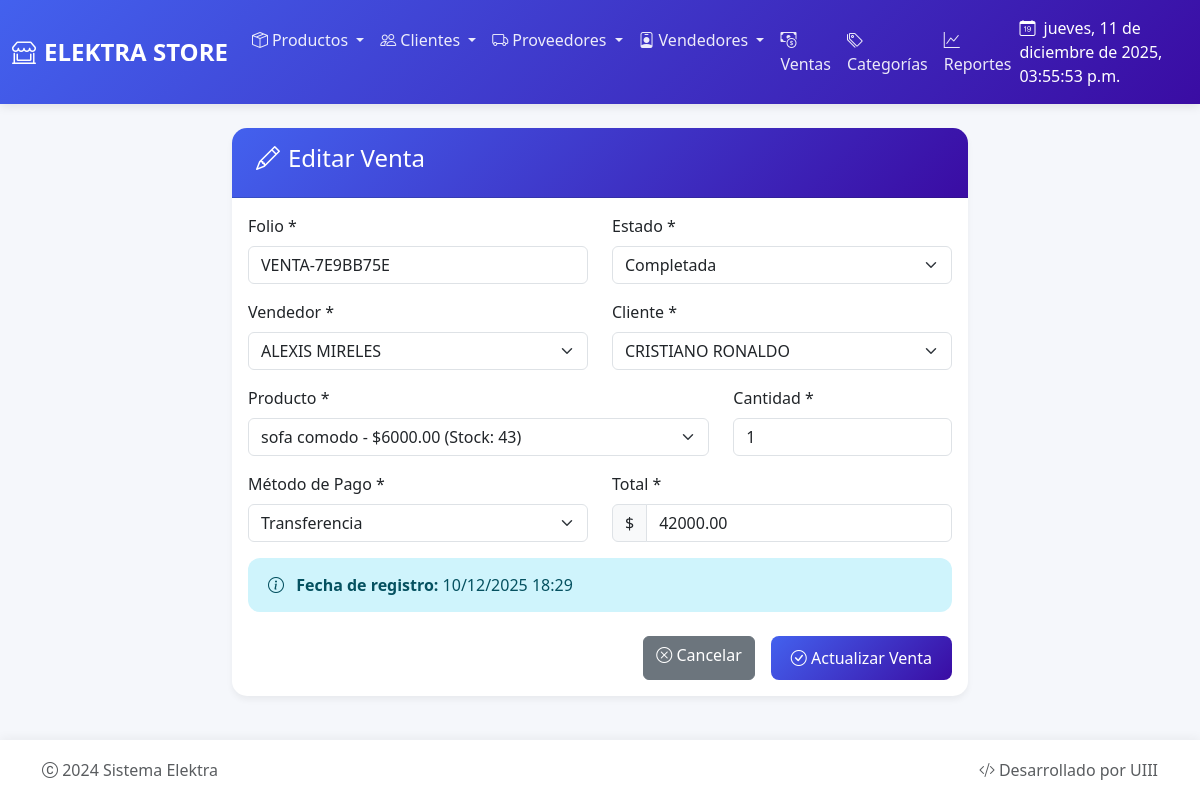
The page /ventas/actualizar/2/ on the database its author committed.
### app_Elektra/models.py (models this page shows, shortened)
class Venta(models.Model):
    folio = models.CharField(max_length=50, unique=True)
    fecha_venta = models.DateTimeField(default=timezone.now)
    total = models.DecimalField(max_digits=10, decimal_places=2)
    metodo_pago = models.CharField(max_length=50)
    estado = models.CharField(max_length=50)
    vendedor = models.ForeignKey(Vendedor, on_delete=models.SET_NULL, null=True)
    producto = models.ForeignKey(Producto, on_delete=models.CASCADE)
    cliente = models.ForeignKey(Cliente, on_delete=models.CASCADE)
    notas = models.TextField(blank=True, null=True)
    fecha_creacion = models.DateTimeField(auto_now_add=True)
    fecha_actualizacion = models.DateTimeField(auto_now=True)
    class Meta:
        ordering = ['-fecha_venta']
        verbose_name = 'Venta'
        verbose_name_plural = 'Ventas'

class Vendedor(models.Model):
    nombre = models.CharField(max_length=100)
    telefono = models.CharField(max_length=20)
    email = models.EmailField(max_length=100, unique=True)
    foto = models.ImageField(
        upload_to='vendedores/',
        null=True,
        blank=True,
        default='vendedores/default_vendedor.png',
        verbose_name='Foto del vendedor'
    )
    fecha_contratacion = models.DateField(default=timezone.now)
    activo = models.BooleanField(default=True)
    fecha_creacion = models.DateTimeField(auto_now_add=True)
    fecha_actualizacion = models.DateTimeField(auto_now=True)
    class Meta:
        ordering = ['nombre']
        verbose_name = 'Vendedor'
        verbose_name_plural = 'Vendedores'

class Cliente(models.Model):
    nombre = models.CharField(max_length=120)
    telefono = models.CharField(max_length=20)
    email = models.EmailField(max_length=100, unique=True)
    direccion = models.TextField()
    foto = models.ImageField(
        upload_to='clientes/',
        null=True,
        blank=True,
        default='clientes/default_cliente.png',
        verbose_name='Foto del cliente'
    )
    tipo_cliente = models.CharField(
        max_length=20,
        choices=[
            ('regular', 'Cliente Regular'),
            ('premium', 'Cliente Premium'),
            ('corporativo', 'Cliente Corporativo'),
        ],
        default='regular'
    )
    fecha_registro = models.DateTimeField(auto_now_add=True)
    fecha_actualizacion = models.DateTimeField(auto_now=True)
    class Meta:
        ordering = ['nombre']
        verbose_name = 'Cliente'
        verbose_name_plural = 'Clientes'

class Producto(models.Model):
    nombre_producto = models.CharField(max_length=120)
    categoria = models.ForeignKey(Categoria, on_delete=models.CASCADE, related_name="productos")
    precio = models.DecimalField(max_digits=10, decimal_places=2)
    stock = models.IntegerField()
    descripcion = models.TextField()
    proveedor = models.ForeignKey(Proveedor, on_delete=models.CASCADE, related_name="productos")
    sku = models.CharField(max_length=50, unique=True)
    imagen = models.ImageField(
        upload_to='productos/',
        null=True,
        blank=True,
        default='productos/default_producto.png',
        verbose_name='Imagen del producto'
    )
    fecha_creacion = models.DateTimeField(auto_now_add=True)
    fecha_actualizacion = models.DateTimeField(auto_now=True)
    class Meta:
        ordering = ['-fecha_creacion']
        verbose_name = 'Producto'
        verbose_name_plural = 'Productos'

### app_Elektra/views.py (the view, shortened to what this page needs)
# urls.py: path('ventas/actualizar/<int:pk>/', views.ventas_actualizar, name='ventas_actualizar'),
def ventas_actualizar(request, pk):
    venta = get_object_or_404(Venta, id=pk)
    vendedores = Vendedor.objects.all()
    productos = Producto.objects.all()
    clientes = Cliente.objects.all()
    return render(request, 'ventas/actualizar.html', {
        'venta': venta,
        'vendedores': vendedores,
        'productos': productos,
        'clientes': clientes
    })

### app_Elektra/templates/ventas/actualizar.html (shortened to what this page needs)
{% extends 'base.html' %}
{% block content %}
<div class="row">
    <div class="col-md-8 mx-auto">
        <div class="card">
            <div class="card-header">
                <h4><i class="bi bi-pencil me-2"></i>Editar Venta</h4>
            </div>
            <div class="card-body">
                <form method="POST">
                    <div class="row mb-3">
                        <div class="col-md-6">
                            <label for="folio" class="form-label">Folio *</label>
                            <input type="text" class="form-control" id="folio" name="folio"
                                   value="{{ venta.folio }}" required maxlength="50">
                        </div>
                        <div class="col-md-6">
                            <label for="estado" class="form-label">Estado *</label>
                            <select class="form-select" id="estado" name="estado" required>
                                <option value="completada" {% if venta.estado == 'completada' %}selected{% endif %}>Completada</option>
                            </select>
                        </div>
                    </div>
                    <div class="row mb-3">
                        <div class="col-md-6">
                            <label for="vendedor" class="form-label">Vendedor *</label>
                            <select class="form-select" id="vendedor" name="vendedor" required>
                                {% for vendedor in vendedores %}
                                <option value="{{ vendedor.id }}"
                                        {% if venta.vendedor.id == vendedor.id %}selected{% endif %}>
                                    {{ vendedor.nombre }}
                                </option>
                                {% endfor %}
                            </select>
                        </div>
                        <div class="col-md-6">
                            <label for="cliente" class="form-label">Cliente *</label>
                            <select class="form-select" id="cliente" name="cliente" required>
                                {% for cliente in clientes %}
                                <option value="{{ cliente.id }}"
                                        {% if venta.cliente.id == cliente.id %}selected{% endif %}>
                                    {{ cliente.nombre }}
                                </option>
                                {% endfor %}
                            </select>
                        </div>
                    </div>
                    <div class="row mb-3">
                        <div class="col-md-8">
                            <label for="producto" class="form-label">Producto *</label>
                            <select class="form-select" id="producto" name="producto" required>
                                {% for producto in productos %}
                                <option value="{{ producto.id }}"
                                        {% if venta.producto.id == producto.id %}selected{% endif %}>
                                    {{ producto.nombre_producto }} - ${{ producto.precio }} (Stock: {{ producto.stock }})
                                </option>
                                {% endfor %}
                            </select>
                        </div>
                        <div class="col-md-4">
                            <label for="cantidad" class="form-label">Cantidad *</label>
                            <input type="number" class="form-control" id="cantidad" name="cantidad"
                                   value="1" required min="1">
                        </div>
                    </div>
                    <div class="row mb-3">
                        <div class="col-md-6">
                            <label for="metodo_pago" class="form-label">Método de Pago *</label>
                            <select class="form-select" id="metodo_pago" name="metodo_pago" required>
                                <option value="transferencia" {% if venta.metodo_pago == 'transferencia' %}selected{% endif %}>Transferencia</option>
                            </select>
                        </div>
                        <div class="col-md-6">
                            <label for="total" class="form-label">Total *</label>
                            <div class="input-group">
                                <span class="input-group-text">$</span>
                                <input type="number" class="form-control" id="total" name="total"
                                       value="{{ venta.total }}" required step="0.01" min="0.01">
                            </div>
                        </div>
                    </div>
                    <div class="alert alert-info">
                        <i class="bi bi-info-circle me-2"></i>
                        <strong>Fecha de registro:</strong> {{ venta.fecha_venta|date:"d/m/Y H:i" }}
                    </div>
                    <div class="d-grid gap-2 d-md-flex justify-content-md-end mt-4">
                        <a href="{% url 'ventas_ver' %}" class="btn btn-secondary me-md-2">
                            <i class="bi bi-x-circle"></i> Cancelar
                        </a>
                        <button type="submit" class="btn btn-primary">
                            <i class="bi bi-check-circle"></i> Actualizar Venta
                        </button>
                    </div>
                </form>
            </div>
        </div>
    </div>
</div>
{% endblock %}

### app_Elektra/templates/base.html (style rules this page uses)
:root { --primary-color: #4361ee; --secondary-color: #3a0ca3; --success-color: #4cc9f0; --danger-color: #f72585; --warning-color: #f8961e; --info-color: #7209b7; --light-color: #f8f9fa; --dark-color: #212529; }
body { background-color: #f5f7fb; font-family: 'Segoe UI', Tahoma, Geneva, Verdana, sans-serif; padding-bottom: 60px; }
.card { border: none; border-radius: 15px; box-shadow: 0 4px 6px rgba(0,0,0,0.05); margin-bottom: 20px; transition: transform 0.3s; }
.card-header { background: linear-gradient(135deg, var(--primary-color), var(--secondary-color)); color: white; border-radius: 15px 15px 0 0 !important; font-weight: 600; padding: 1rem 1.5rem; }
.btn-primary { background: linear-gradient(135deg, var(--primary-color), var(--secondary-color)); border: none; font-weight: 500; padding: 10px 20px; border-radius: 8px; }
.alert { border: none; border-radius: 12px; padding: 15px 20px; }
html { scroll-behavior: smooth; }

### rows shown on the page
Venta: folio "VENTA-7E9BB75E", estado "Completada", vendedor "ALEXIS MIRELES", cliente "CRISTIANO RONALDO", producto "sofa comodo - $6000.00 (Stock: 43)", metodo_pago "Transferencia", total "42000.00", fecha_venta "10/12/2025 18:29"
